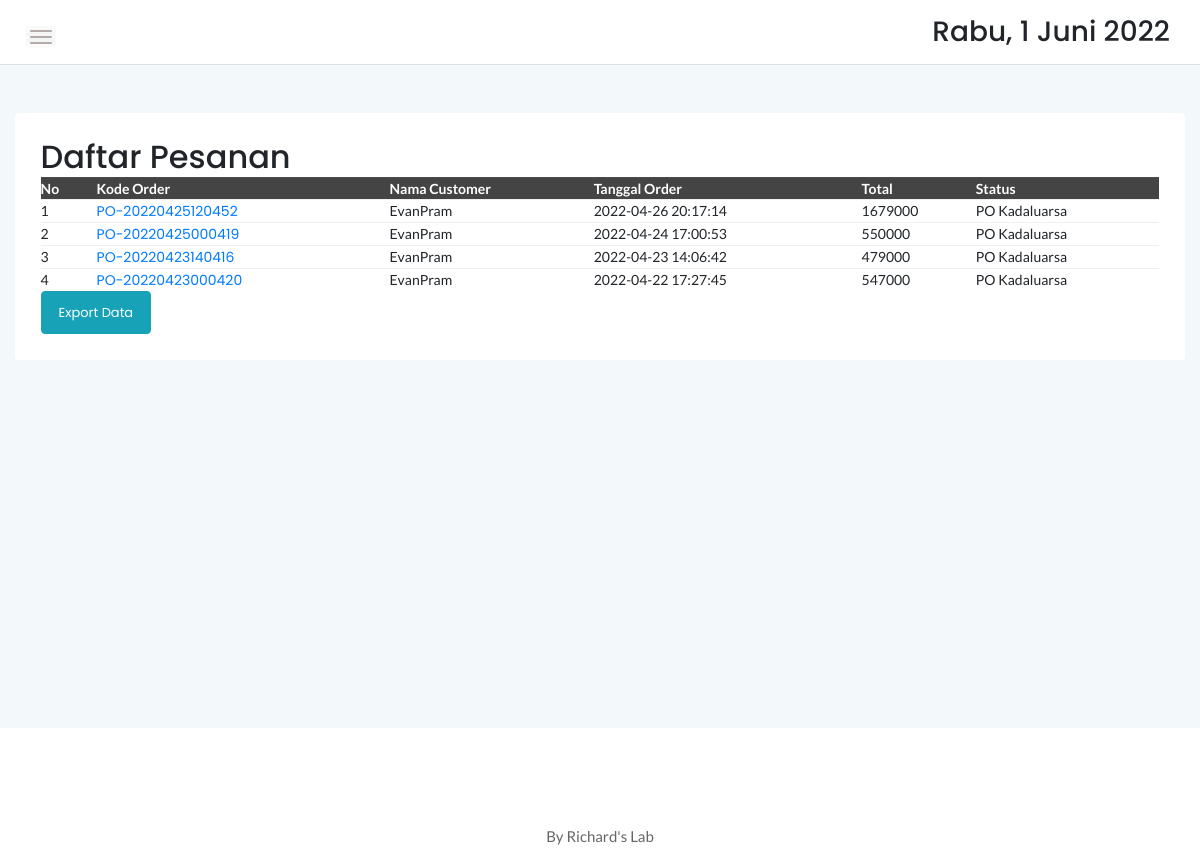
The app's page /admin/manageorder.php, older data.
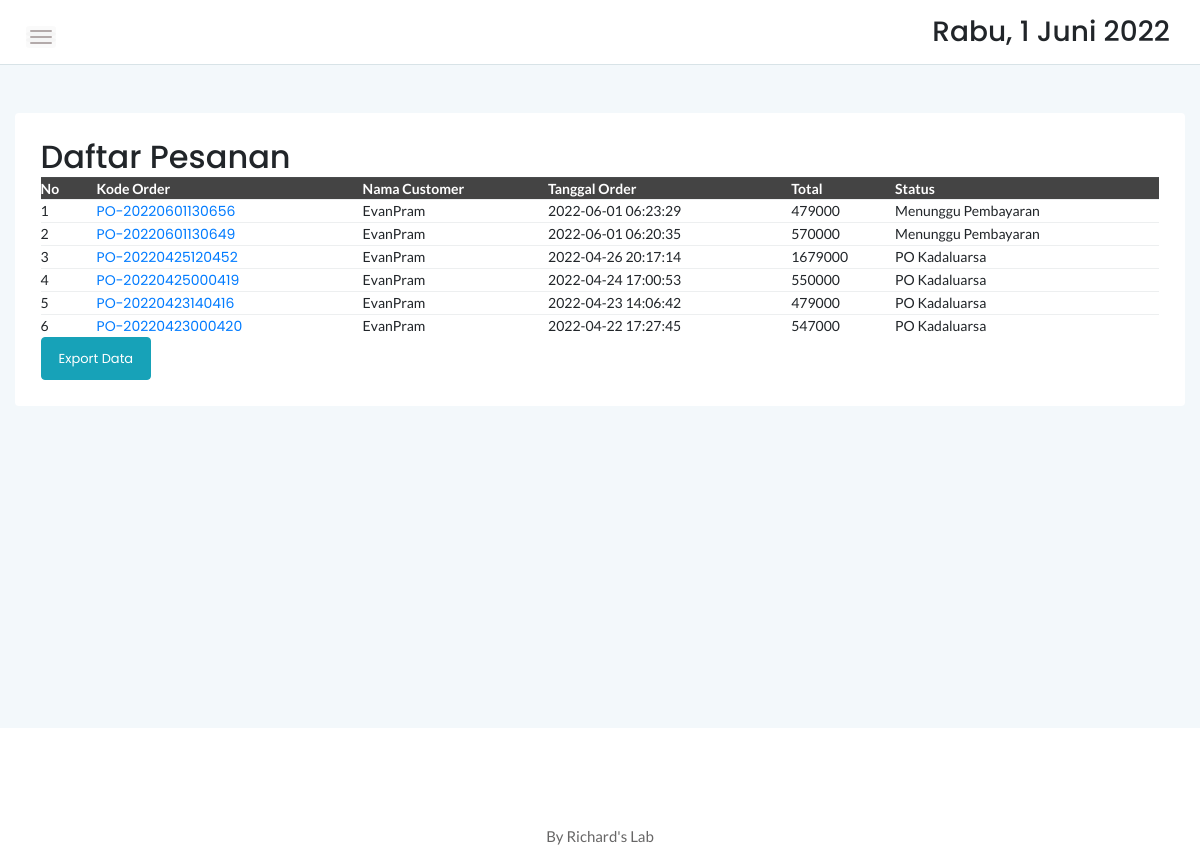
The same page, newer data.
### tables this page shows
CREATE TABLE `orders` (
  `id_order` varchar(100) NOT NULL,
  `id_user` int(11) NOT NULL,
  `total_harga` int(11) NOT NULL,
  `metode_pembayaran` int(11) NOT NULL,
  `bukti_transfer` varchar(55) DEFAULT NULL,
  `status` varchar(25) NOT NULL DEFAULT 'Payment',
  `tglDibuat` timestamp NOT NULL DEFAULT CURRENT_TIMESTAMP
);

CREATE TABLE `user` (
  `id_User` int(11) NOT NULL,
  `username` varchar(255) NOT NULL,
  `password` varchar(255) NOT NULL,
  `email` varchar(255) NOT NULL,
  `status` int(11) NOT NULL DEFAULT '2',
  `tglDibuat` timestamp NOT NULL DEFAULT CURRENT_TIMESTAMP
);

### admin/assets/PHP/load-order.php (called while the page is built)
<?php
    require "connection.php";
    $sqlOrderlist = mysqli_query($conn, "SELECT * FROM orders ORDER BY tglDibuat DESC");
    while($temp = mysqli_fetch_assoc($sqlOrderlist)){
        $ordersList[] = $temp;
        $iduser = $temp['id_user'];
        $sqlNamaUser = mysqli_query($conn, "SELECT username FROM user WHERE id_user = $iduser");
        $namaUser[] = mysqli_fetch_assoc($sqlNamaUser);
    }
?>

### admin/manageorder.php (the view, shortened to what the changed rows need)
<?php
    require "assets/PHP/load-order.php";
    $currentDate = date('Y-m-d');
?>
<!doctype html>
<html class="no-js" lang="en">
<head>
    <link rel="stylesheet" href="assets/css/bootstrap.min.css">
    <link rel="stylesheet" href="assets/css/font-awesome.min.css">
    <link rel="stylesheet" href="assets/css/themify-icons.css">
    <link rel="stylesheet" href="assets/css/metisMenu.css">
    <link rel="stylesheet" href="assets/css/owl.carousel.min.css">
    <link rel="stylesheet" href="assets/css/slicknav.min.css">
    <link rel="stylesheet" href="https://www.amcharts.com/lib/3/plugins/export/export.css" type="text/css" media="all" />
	<link rel="stylesheet" type="text/css" href="https://cdn.datatables.net/1.10.20/css/jquery.dataTables.min.css">
    <link rel="stylesheet" type="text/css" href="https://cdn.datatables.net/1.10.20/css/jquery.dataTables.css">
    <link rel="stylesheet" type="text/css" href="https://cdn.datatables.net/1.10.20/css/dataTables.bootstrap4.min.css">
    <link rel="stylesheet" type="text/css" href="https://cdn.datatables.net/responsive/2.2.3/css/responsive.bootstrap.min.css">
    <link rel="stylesheet" type="text/css" href="https://cdn.datatables.net/responsive/2.2.3/css/responsive.jqueryui.min.css">
	<link rel="stylesheet" type="text/css" href="https://cdn.datatables.net/buttons/1.5.2/css/buttons.dataTables.min.css">
    <link rel="stylesheet" href="assets/css/typography.css">
    <link rel="stylesheet" href="assets/css/default-css.css">
    <link rel="stylesheet" href="assets/css/styles.css">
    <link rel="stylesheet" href="assets/css/responsive.css">
</head>
<body>
    <div class="page-container">
        <div class="main-content">
            <div class="main-content-inner">
                <div class="row mt-5 mb-5">
                    <div class="col-12">
                        <div class="card">
                            <div class="card-body">
                                <div class="d-sm-flex justify-content-between align-items-center">
									<h2>Daftar Pesanan</h2>
								</div>
                                    <div class="data-tables datatable-dark">
										 <table id="dataTable3" class="display" style="width:100%"><thead class="thead-dark">
											<tr>
												<th style="width:5%">No</th>
												<th>Kode Order</th>
												<th>Nama Customer</th>
												<th>Tanggal Order</th>
												<th>Total</th>
												<th>Status</th>
											</tr></thead>
                                            <tbody>
											<?php
                                                foreach ($ordersList as $key=>$orders):
                                                $idorder = $orders['id_order'];
                                                $sqlDetailPengiriman = mysqli_query($conn, "SELECT * FROM detail_pengiriman WHERE id_order = '$idorder'");
                                                $detailPengiriman = mysqli_fetch_assoc($sqlDetailPengiriman);
                                            ?>
                                            <tr onclick="window.location.href='order-detail.php?order=<?=$orders['id_order']?>'">
                                                <td>
                                                    <?=$key+1?>
                                                </td>
                                                <td>
                                                    <a href="order-detail.php?order=<?=$orders['id_order']?>">
                                                        <?=$orders['id_order']?>
                                                    </a>
                                                </td>
                                                <td>
                                                    <?=$namaUser[$key]['username']?>
                                                </td>
                                                <td>
                                                    <?=$orders['tglDibuat']?>
                                                </td>
                                                <td>
                                                    <?=$orders['total_harga']?>
                                                </td>
                                                <?php if($detailPengiriman['tgl_pengiriman'] <= $currentDate): ?>
                                                <td>
                                                    PO Kadaluarsa
                                                </td>
                                                <?php elseif($orders['status'] == "Payment"): ?>
                                                <td>
                                                    Menunggu Pembayaran
                                                </td>
                                                <?php elseif($orders['status'] == "Confirm"): ?>
                                                <td>
                                                    Menunggu Konfirmasi
                                                </td>
                                                <?php elseif($orders['status'] == "Proccess"): ?>
                                                <td>
                                                    Sedang Dalam Proses
                                                </td>
                                                <?php endif; ?>
                                            </tr>
                                            <?php endforeach; ?>
										    </tbody>
										</table>
                                    </div>
                                </div>
                            </div>
                        </div>
                    </div>
                </div>
            </div>
        </div>
</body>
</html>

Row changes from the older to the newer data that the page shows:
added orders: id_order "PO-20220601130656", id_user.username "EvanPram", tglDibuat "2022-06-01 06:23:29", total_harga "479000", status "Menunggu Pembayaran"
added orders: id_order "PO-20220601130649", id_user.username "EvanPram", tglDibuat "2022-06-01 06:20:35", total_harga "570000", status "Menunggu Pembayaran"
